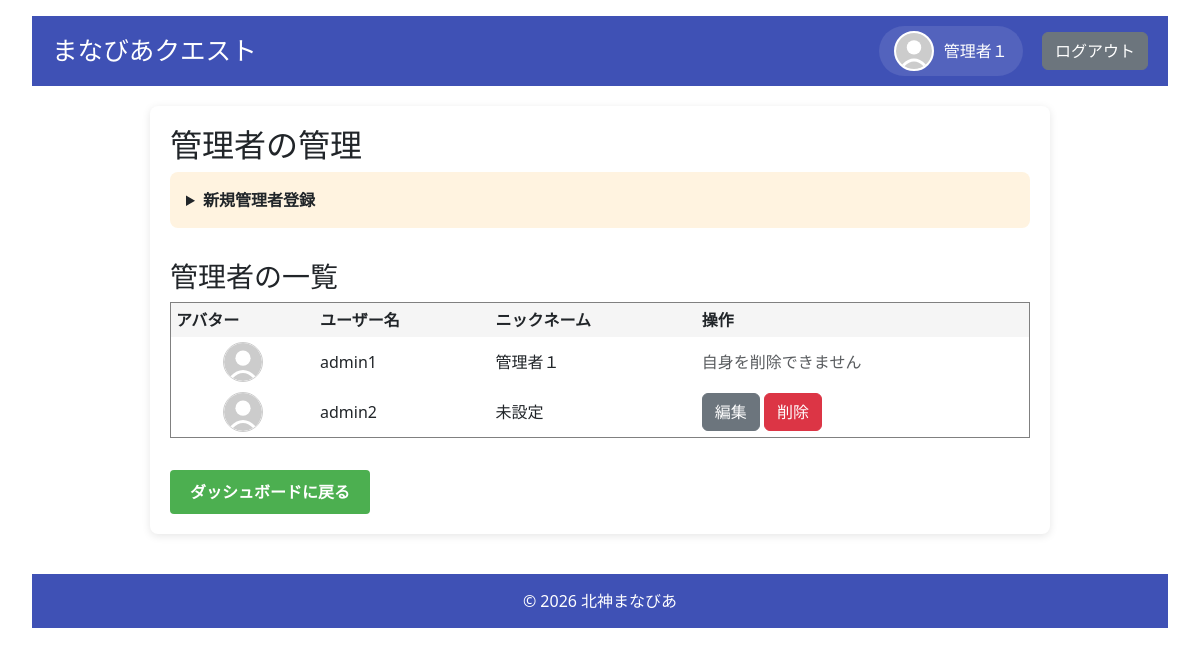
The page /admin/admins (signed in) on the database its author committed.
### models.py (models this page shows, shortened)
class User(UserMixin, db.Model):
    __tablename__ = 'users'
    id = db.Column(db.Integer, primary_key=True)
    username = db.Column(db.String(80), unique=True, nullable=False)
    password_hash = db.Column(db.String(128), nullable=False)
    role = db.Column(db.String(20), nullable=False)  # 'admin', 'student', 'parent'
    is_first_login = db.Column(db.Boolean, default=True, nullable=False)
    nickname = db.Column(db.String(80), nullable=True)
    avatar = db.Column(db.String(200), nullable=True)
    parent_id = db.Column(db.Integer, db.ForeignKey('users.id'), nullable=True)
    user_level = db.Column(db.Integer, default=1)
    medals = db.Column(db.Integer, default=0)
    user_title = db.Column(db.String(100), default='見習い')
    target_levels_json = db.Column(db.String(200), default='{"math": "Lv1", "english": "Lv1", "japanese": "Lv1"}')
    children = db.relationship('User', backref=db.backref('parent', remote_side=[id]), lazy='dynamic')
    attempt_logs = db.relationship('QuestAttemptLog', back_populates='user', cascade="all, delete-orphan")
    @property
    def display_name(self):
        return self.nickname if self.nickname else self.username
    @property
    def avatar_url(self):
        if self.avatar:
            return f"/static/images/avatars/{self.avatar}"
        return "/static/images/avatars/default.svg"
    def is_admin(self):
        return self.role == 'admin'

### app.py (the view)
@app.route('/admin/admins')
@login_required
def manage_admins():
    if not current_user.is_admin():
        return redirect(url_for('login'))
    admins = safe_query_all(User.query.filter_by(role='admin'))
    return render_template('manage_admins.html', admins=admins)

### app.py (called while the page is built)
def safe_get(model, ident, retries=5, delay=1.0):
    for i in range(retries):
        try:
            return db.session.get(model, ident)
        except OperationalError as e:
            if "disk I/O error" in str(e) or "database is locked" in str(e):
                app.logger.warning(f"Database get failed (attempt {i+1}/{retries}): {e}. Retrying in {delay}s...")
                time.sleep(delay)
                continue
            raise
    return db.session.get(model, ident)

def safe_query_all(query, retries=5, delay=1.0):
    for i in range(retries):
        try:
            return query.all()
        except OperationalError as e:
            if "disk I/O error" in str(e) or "database is locked" in str(e):
                app.logger.warning(f"Database query all failed (attempt {i+1}/{retries}): {e}. Retrying in {delay}s...")
                time.sleep(delay)
                continue
            raise
    return query.all()

@login_manager.user_loader
def load_user(user_id):
    return safe_get(User, int(user_id))

### templates/manage_admins.html (shortened to what this page needs)
{% extends "base.html" %}
{% block content %}
<h2>管理者の管理</h2>
<details style="background: #fff3e0; padding: 1rem; margin-bottom: 2rem; border-radius: 8px;">
    <summary style="cursor: pointer; font-weight: bold;">新規管理者登録</summary>
</details>
<h3>管理者の一覧</h3>
<table border="1" cellpadding="5" style="width: 100%; border-collapse: collapse;">
  <thead>
    <tr style="background: #f5f5f5;">
      <th>アバター</th>
      <th>ユーザー名</th>
      <th>ニックネーム</th>
      <th>操作</th>
    </tr>
  </thead>
  <tbody>
    {% for admin in admins %}
    <tr>
      <td style="text-align: center;">
        <div style="width: 40px; height: 40px; border-radius: 50%; overflow: hidden; margin: 0 auto; border: 1px solid #ccc;">
            <img src="{{ url_for('static', filename='images/avatars/' + (admin.avatar if admin.avatar else 'default.svg')) }}" style="width: 100%; height: 100%; object-fit: cover;">
        </div>
      </td>
      <td>{{ admin.username }}</td>
      <td>{{ admin.nickname or "未設定" }}</td>
      <td>
        {% if admin.id != current_user.id %}
        <a href="{{ url_for('edit_user_admin', user_id=admin.id) }}" class="btn btn-secondary">編集</a>
        <form action="{{ url_for('delete_user', user_id=admin.id) }}" method="POST" onsubmit="return confirm('本当に削除しますか？');" style="display:inline;">
            <button type="submit" class="btn btn-danger">削除</button>
        </form>
        {% else %}
        <span class="text-muted">自身を削除できません</span>
        {% endif %}
      </td>
    </tr>
    {% endfor %}
  </tbody>
</table>
<div style="margin-top: 2rem;">
    <a href="{{ url_for('dashboard_' + current_user.role) }}" class="button">ダッシュボードに戻る</a>
</div>
{% endblock %}

### templates/base.html (shortened to what this page needs)
<!DOCTYPE html>
<html lang="ja">
<head>
    <link rel="stylesheet" href="{{ url_for('static', filename='css/style.css') }}">
    <link href="https://cdn.jsdelivr.net/npm/bootstrap@5.3.2/dist/css/bootstrap.min.css" rel="stylesheet">
    <link rel="stylesheet" href="https://cdnjs.cloudflare.com/ajax/libs/font-awesome/6.5.1/css/all.min.css">
</head>
<body>
    <header>
        <h1>まなびあクエスト</h1>
        <nav>
            {% if current_user.is_authenticated %}
            <a href="{{ url_for('profile') }}" class="nav-profile">
                <div class="avatar-container">
                    <img src="{{ current_user.avatar_url }}">
                </div>
                <span>{{ current_user.display_name }}</span>
            </a>
            {% endif %}
            <a href="{{ url_for('logout') }}" class="btn btn-secondary">ログアウト</a>
        </nav>
    </header>
    <main>
        {% block content %}{% endblock %}
    </main>
    <footer>
        &copy; 2026 北神まなびあ
    </footer>
</body>
</html>

### static/css/style.css (style rules this page uses)
body { font-family: "Helvetica Neue", Helvetica, Arial, sans-serif; background-color: #f5f7fa; color: #333333; margin: 0; padding: 1rem 2rem; line-height: 1.6; }
header { background-color: #3f51b5; color: white; padding: 10px 20px; display: flex; align-items: center; justify-content: space-between; min-height: 60px; }
header h1 { margin: 0; font-size: 1.6rem; white-space: nowrap; }
nav { display: flex; align-items: center; gap: 1.2rem; flex-shrink: 0; }
.nav-profile { display: flex; align-items: center; gap: 10px; color: white; text-decoration: none; background: rgba(255,255,255,0.1); padding: 5px 15px; border-radius: 30px; transition: background 0.2s; }
.avatar-container { width: 40px; height: 40px; border-radius: 50%; overflow: hidden; background-color: #eee; flex-shrink: 0; border: 2px solid white; }
.avatar-container img { width: 100%; height: 100%; object-fit: cover; margin-right: 0; }
main { max-width: 900px; margin: 20px auto; padding: 20px; background-color: white; border-radius: 8px; box-shadow: 0 2px 8px rgba(0,0,0,0.1); }
footer { text-align: center; padding: 15px 10px; background-color: #3f51b5; color: white; margin-top: 40px; }
h1, h2 { color: #3f51b5; margin-top: 0; }
h3 { color: #303f9f; margin-bottom: 10px; }
img { max-width: 100%; height: auto; margin-right: 10px; }
.btn { display: inline-block; padding: 10px 20px; font-size: 16px; font-weight: 600; text-decoration: none; border-radius: 4px; border: none; cursor: pointer; transition: background-color 0.3s ease, opacity 0.2s ease; user-select: none; text-align: center; }
.btn-secondary { background-color: #e0e0e0; color: #333; }
.btn-danger { background-color: #f44336; color: white; }
.button { @extend .btn; @extend .btn-primary; }
.button { background-color: #4CAF50; color: white; padding: 10px 20px; border-radius: 4px; text-decoration: none; display: inline-block; font-weight: 600; cursor: pointer; }

### rows shown on the page
User: display_name "管理者１", username "admin1", nickname "管理者１", shows "自身を削除できません"
User: username "admin2", nickname "未設定"
